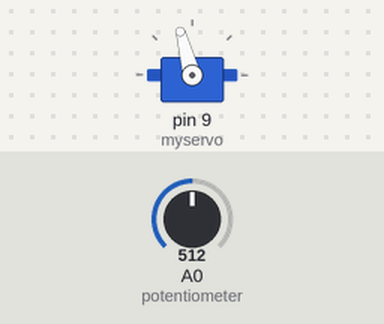
Recording of a sketch running on a simulated Arduino Uno, built with avr-gcc and run on an emulated ATmega328P. Shown: servo. The inputs (shaded band) are chosen by the test bench; at power-on: A0 (potentiometer) = 512.

Above: at 1.2 s.
1.3 s: A0 (potentiometer) set to 716
Timing chart, 0 to 4.3 s (numbered marks = the images above; inputs shaded):
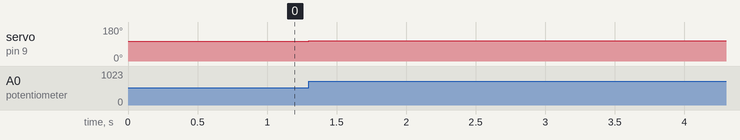

The sketch:

SIK_Circuit_3A_Servo_AdjustRange.ino
```cpp
/*
  SparkFun Inventor’s Kit
  Circuit 3A-Servo

  Move a servo attached to pin 9 so that it's angle matches a potentiometer attached to A0.

  This sketch was written by SparkFun Electronics, with lots of help from the Arduino community.
  This code is completely free for any use.

  View circuit diagram and instructions at: https://learn.sparkfun.com/tutorials/sparkfun-inventors-kit-experiment-guide---v41
  Download drawings and code at: https://github.com/sparkfun/SIK-Guide-Code
*/

#include <Servo.h>          //include the servo library

int potPosition;           //this variable will store the position of the potentiometer
int servoPosition;         //the servo will move to this position

int minServoPosition = 100; // the minimum degree position the servo can move to. Default was 20.  The higher the number, the smaller the range
int maxServoPosition = 110; // the maximuim degree position the servo can move to. Default was 160.  The lower the number, the smaller the range.
                            // The program will santize these values and no permit under rotation, over rotation, over invalid input, ie: min > max.

Servo myservo;              //create a servo object

void setup() {

  myservo.attach(9);        //tell the servo object that its servo is plugged into pin 9

}

void loop() {


  potPosition = analogRead(A0);                     //use analog read to measure the position of the potentiometer (0-1023)

  // clean inputs variables
  int minP = min(minServoPosition, maxServoPosition); // ensure we get the lower value of the two.. dont want no tricksters here
  int maxP = max(minServoPosition, maxServoPosition); // ensure we get the higher value...

  // protect the device
  minP = max(20, minP);  // do not let values below 20
  maxP = min(160, maxP);  // do not let values above 160

  servoPosition = map(potPosition, 0, 1023, minP, maxP); //convert the potentiometer number to a servo position from 20-160
                                                      //Note: its best to avoid driving the little SIK servos all the
                                                      //way to 0 or 180 degrees it can cause the motor to jitter, which is bad for the servo.

  myservo.write(servoPosition);                      //move the servo to the 10 degree position
}
```

Measured:
- after the input at 1.3 s, servo on pin 9 (myservo): 105° → 106° at once
